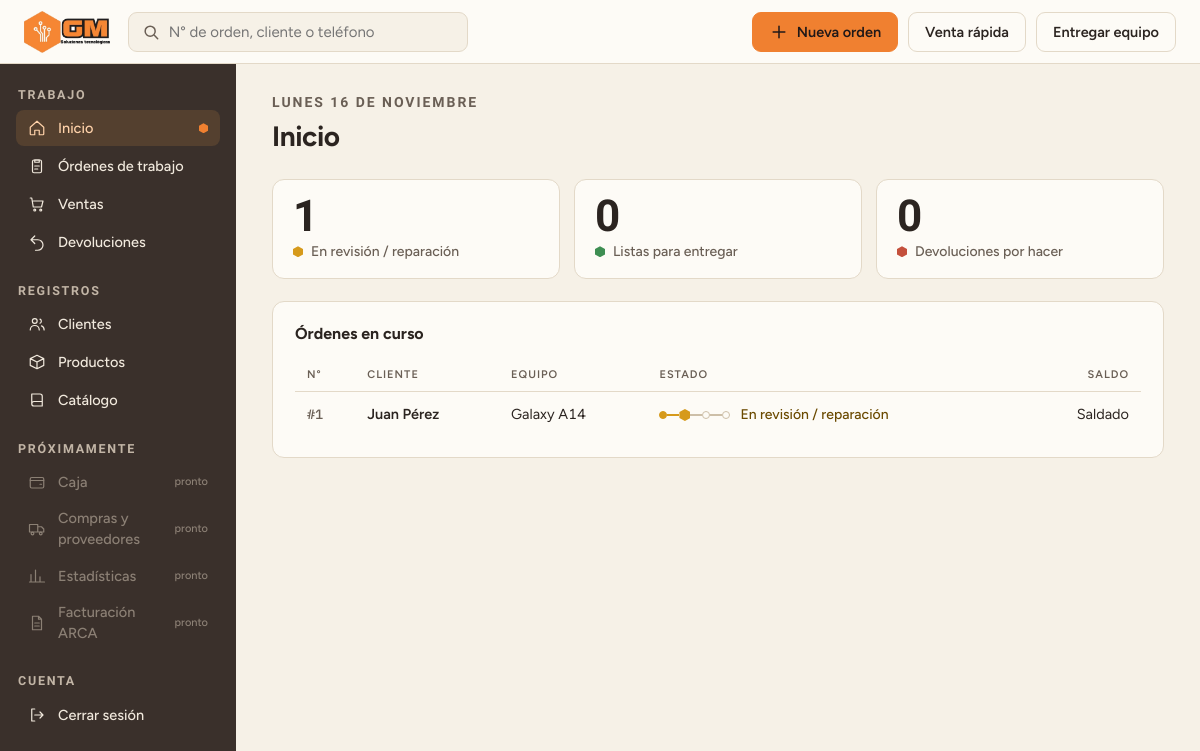
Page / (signed in) on the earlier database version.
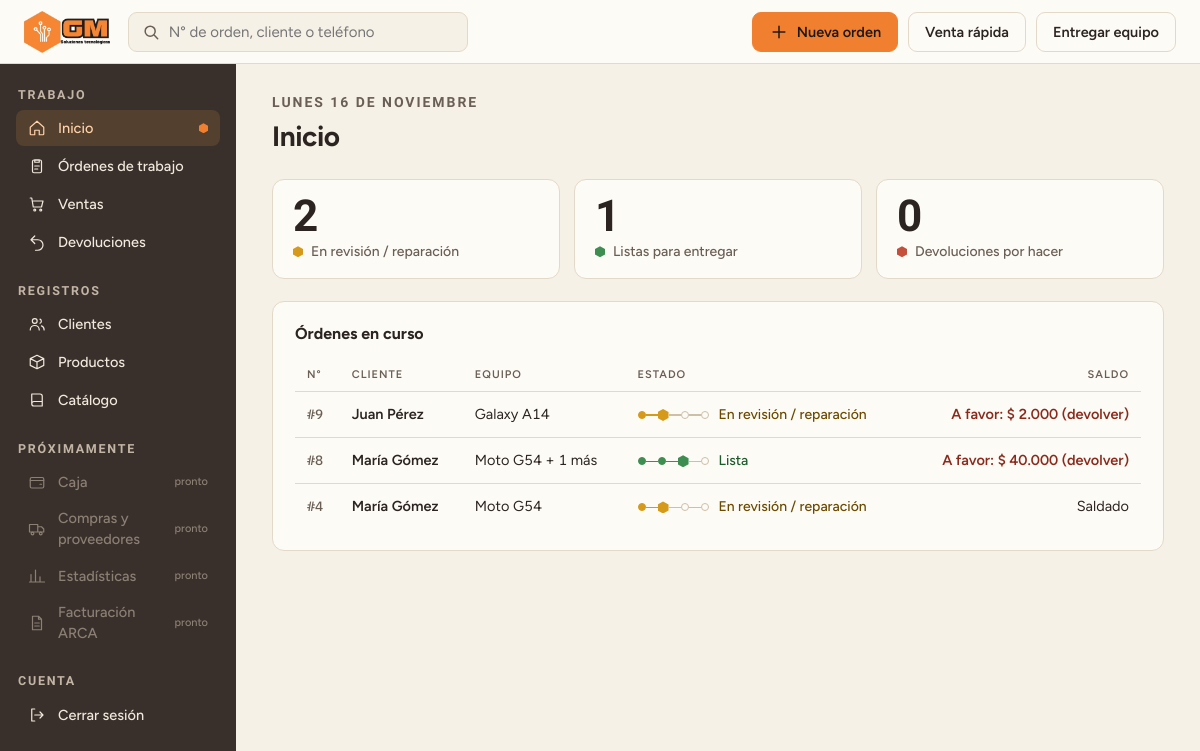
Same page on the later database version.
### catalogo/models.py (models this page shows, shortened)
class OrdenTrabajo(models.Model):
    cliente = models.ForeignKey("Cliente", on_delete=models.PROTECT, related_name="ordenes")
    fecha_recepcion = models.DateTimeField(auto_now_add=True)
    @property
    def estado(self):
        if self.cerrada:
            return 'cerrada'
        equipos = list(self.equipos.all())
        if not equipos:
            return 'pendiente'
        if any(equipo.estado == 'pendiente' for equipo in equipos):
            return 'pendiente'
        if all(equipo.estado == 'no_arreglable' for equipo in equipos):
            if self.monto_retenido == 0:
                return 'finalizada'
            return 'no_arreglable'
        return 'lista'
    @property
    def total(self):
        total = Decimal("0.00")
        for equipo in self.equipos.all():
            if equipo.estado == "no_arreglable":
                continue        # lo que no se arregla no se cobra
            for linea in equipo.lineas_reparacion.all():
                total += linea.subtotal
        for linea in self.lineas_producto.all():
            total += linea.subtotal
        return total
    @property
    def monto_devuelto(self):
        return sum((d.monto for d in self.devoluciones.all() if d.devuelta), Decimal("0.00"))
    @property
    def monto_pagado(self):
        total = Decimal("0.00")
        for pago in self.pagos.all():
            total += pago.monto
        return total - self.monto_devuelto
    @property
    def monto_adeudado(self):
        return self.total - self.monto_pagado
    @property
    def monto_retenido(self):
        if self.cerrada:
            return Decimal("0.00")
        return self.monto_pagado
    @property
    def cerrada(self):
        return hasattr(self, "venta")

class Cliente(models.Model):
    nombre = models.CharField(max_length=120)
    notas = models.TextField(blank=True)
    email = models.EmailField(blank=True)
    direccion = models.CharField(max_length=200, blank=True)
    def __str__(self):
        return self.nombre

class EquipoRecibido(models.Model):
    orden_trabajo = models.ForeignKey(OrdenTrabajo, on_delete=models.CASCADE, related_name="equipos")
    tipo = models.CharField(max_length=20, choices=EQUIPO_RECIBIDO_ORDEN_CHOICES)
    modelo = models.ForeignKey(ModeloEquipo, on_delete=models.PROTECT, related_name="equipos", blank = True, null = True)
    problema = models.TextField(max_length=500)
    tipo_bloqueo = models.CharField(max_length=20, choices=BLOQUEO_CHOICES, default='ninguno')
    clave_bloqueo = models.CharField(max_length=100, blank=True)
    accesorios_dejados = models.TextField(max_length=300, blank = True)
    estado = models.CharField(max_length=20, default= 'pendiente', choices=EQUIPO_ORDEN_ESTADO_CHOICES)

class ModeloEquipo(models.Model):
    nombre = models.CharField(max_length=60)
    marca = models.ForeignKey(Marca, on_delete=models.PROTECT, related_name="modelos",
                              limit_choices_to={"activa": True})
    tipo = models.CharField(max_length=20, choices= MODELO_EQUIPO_TIPO_CHOICES)
    activo = models.BooleanField(default=True)
    class Meta:
        constraints = [
            models.UniqueConstraint(fields=["marca", "nombre"], name="modelo_unico_por_marca")
        ]

class LineaReparacion(models.Model):
    precio_vendido = models.DecimalField(max_digits=10, decimal_places=2, validators=[MinValueValidator(0)])
    nota = models.TextField(max_length=300, blank=True) #opcional
    equipo = models.ForeignKey(EquipoRecibido, on_delete=models.CASCADE, related_name="lineas_reparacion")
    reparacion = models.ForeignKey(Reparacion, on_delete=models.PROTECT, related_name="lineas")
    @property
    def subtotal(self):
        return self.precio_vendido

class Pago(models.Model):
    orden_trabajo = models.ForeignKey(OrdenTrabajo, on_delete=models.PROTECT,related_name="pagos", null = True, blank = True) #null y blank son para que no sea obligatorio, ya que un pago puede ser de una venta directa
    metodo_pago = models.ForeignKey(MetodoPago, on_delete=models.PROTECT, related_name="pagos")
    venta = models.ForeignKey("Venta", on_delete=models.PROTECT, null=True, blank=True, related_name="pagos")
    monto = models.DecimalField(max_digits=10, decimal_places=2, validators=[MinValueValidator(Decimal("0.01"))])
    recargo_porcentaje = models.DecimalField(max_digits= 5, decimal_places=2, blank=True, validators=[MinValueValidator(0)])
    fecha = models.DateTimeField(auto_now_add=True)
    class Meta:
        constraints = [
            models.CheckConstraint(
                condition=(models.Q(orden_trabajo__isnull=False, venta__isnull=True)
                           | models.Q(orden_trabajo__isnull=True, venta__isnull=False)),
                name="pago_orden_o_venta",
            )
        ]

class LineaProductoAbstracta(models.Model):
    cantidad_adquirida = models.PositiveIntegerField(validators=[MinValueValidator(1)])
    precio_vendido = models.DecimalField(max_digits=10, decimal_places = 2, blank=True, validators=[MinValueValidator(0)])
    producto = models.ForeignKey(Producto, on_delete = models.PROTECT, related_name="%(class)ss")
    class Meta:
        abstract = True
    @property
    def subtotal(self):
        if(self.cantidad_adquirida is None or self.precio_vendido is None):
            return 0
        return self.cantidad_adquirida * self.precio_vendido

class LineaProductoOrden(LineaProductoAbstracta):
    orden_trabajo = models.ForeignKey(OrdenTrabajo, on_delete= models.CASCADE, related_name = "lineas_producto")

### web/views.py (the view)
# urls.py: path("", views.inicio, name="inicio"),
@login_required
def inicio(request):
    ordenes = (
        OrdenTrabajo.objects.filter(venta__isnull=True)      # las cerradas con venta ya no están en curso
        .select_related("cliente", "venta")
        .prefetch_related(*PREFETCH_ORDEN)
        .order_by("-id")
    )
    en_curso = [o for o in ordenes if o.estado in EN_CURSO]
    contexto = {
        "ordenes": en_curso,
        "en_revision": sum(1 for o in en_curso if o.estado == "pendiente"),
        "listas": sum(1 for o in en_curso if o.estado == "lista"),
        "devoluciones": Devolucion.objects.filter(fecha_devolucion__isnull=True).count(),
    }
    return render(request, "web/inicio.html", contexto)

### catalogo/models.py (called while the page is built)
    @property
    def devuelta(self):
        return self.fecha_devolucion is not None

### web/templatetags/formato.py (called while the page is built)
def _numero(valor):
    texto = f"{abs(valor):,.2f}".replace(",", "X").replace(".", ",").replace("X", ".")
    return texto[:-3] if texto.endswith(",00") else texto

@register.filter
def pesos(valor):
    return f"$ {_numero(valor)}"

@register.filter
def saldo(orden):
    return saldo_monto(orden.monto_adeudado)

@register.filter
def saldo_monto(pendiente):
    if pendiente > 0:
        return f"Debe {pesos(pendiente)}"
    if pendiente < 0:
        return f"A favor: {pesos(pendiente)} (devolver)"
    return "Saldado"

@register.filter
def estado_texto(orden):
    return ESTADOS[orden.estado][0]

@register.filter
def estado_clase(orden):
    return ESTADOS[orden.estado][1]

@register.filter
def pista(orden):
    actual = PASO_ACTUAL[orden.estado]
    pasos = []
    for i in range(4):
        if i < actual:
            pasos.append("hecho")
        elif i == actual:
            pasos.append("actual")
        else:
            pasos.append("")
    return pasos

### web/templates/web/inicio.html (shortened to what this page needs)
{% extends "web/base.html" %}
{% load formato %}
{% block contenido %}
<div class="fecha">{% now "l j \d\e F" %}</div>
<h1>Inicio</h1>
<div class="tiles">
<div class="tile"><b>{{ en_revision }}</b><span>En revisión / reparación</span></div>
<div class="tile"><b>{{ listas }}</b><span>Listas para entregar</span></div>
<div class="tile"><b>{{ devoluciones }}</b><span>Devoluciones por hacer</span></div>
</div>
<section class="panel">
<h2>Órdenes en curso</h2>
{% if ordenes %}
<div style="overflow-x:auto"><table>
<thead><tr><th>N°</th><th>Cliente</th><th>Equipo</th><th>Estado</th><th class="der">Saldo</th></tr></thead>
<tbody>
{% for o in ordenes %}
<tr>
<td class="num"><a href="{% url 'web:orden_detalle' o.id %}"><b>#{{ o.id }}</b></a></td>
<td class="cli"><a class="fila-link" href="{% url 'web:orden_detalle' o.id %}">{{ o.cliente }}</a></td>
<td>{{ o|equipos_texto }}</td>
<td>{% include "web/parciales/pista.html" %}</td>
<td class="der{% if o.monto_adeudado < 0 %} afavor{% endif %}">{{ o|saldo }}</td>
</tr>
{% endfor %}
</tbody></table></div>
{% else %}
<p class="vacio">No hay órdenes en curso.</p>
{% endif %}
</section>
{% endblock %}

### web/templates/web/parciales/pista.html
{% load formato %}
<span class="pista {{ o|estado_clase }}" title="Recibida · Revisión · Lista · Entregada"><span class="p" aria-hidden="true">{% for paso in o|pista %}{% if not forloop.first %}<span class="s {{ paso }}"></span>{% endif %}<span class="n {{ paso }}"></span>{% endfor %}</span><span class="t">{{ o|estado_texto }}</span></span>

Differences in the rows shown:
removed OrdenTrabajo: id "1", cliente "Juan Pérez", id.nombre "Galaxy A14", id.estado "En revisión / reparación", id.estado "Saldado"
added OrdenTrabajo: id "9", cliente "Juan Pérez", id.nombre "Galaxy A14", id.estado "En revisión / reparación", id.monto "A favor: $ 2.000 (devolver)"
added OrdenTrabajo: id "8", cliente "María Gómez", id.nombre "Moto G54 + 1 más", id.estado "Lista", id.monto "A favor: $ 40.000 (devolver)"
added OrdenTrabajo: id "4", cliente "María Gómez", id.nombre "Moto G54", id.estado "En revisión / reparación", id.monto "Saldado"
Other differences:
{{ en_revision }}: "1" → "2"
{{ listas }}: "0" → "1"
